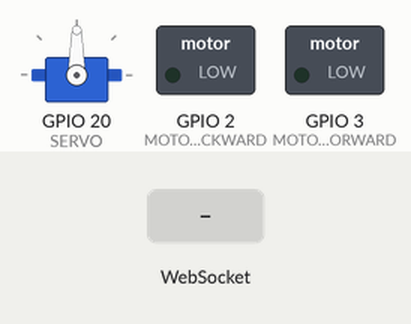
Bench run of a program on a simulated Seeed XIAO ESP32-C3. On the bench: servo, switched loads named in the program (green lamp = pin HIGH). The inputs (shaded band) are chosen by the test bench.

Above: at 1.2 s.
1.3 s: WebSocket text "H=" received
At 2.7 s:
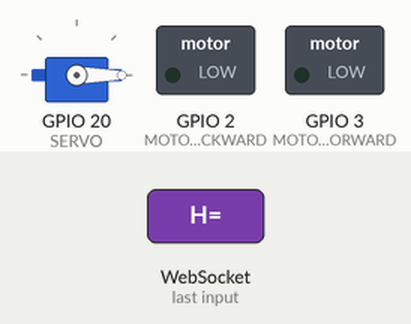
Timing chart, 0 to 4.3 s (numbered marks = the images above; inputs shaded):
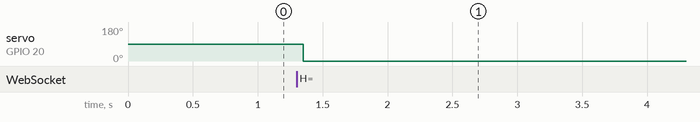

Measured:
- after the input at 1.3 s, servo on GPIO 20 (SERVO): 90° → 0° after 0.05 s

The program:

main.cpp
```cpp
#include <Arduino.h>

#include <WiFi.h>
#include <AsyncTCP.h>
#include "ESPAsyncWebServer.h"

#include <ESP32Servo.h>
Servo servo;

AsyncWebServer server(80);
AsyncWebSocket ws("/ws");

const char* ssid = "gitwheel";
const char* password = "password";

#define MOTOR_FORWARD 3
#define MOTOR_BACKWARD 2
#define SERVO 20

const char index_html[] PROGMEM = R"rawliteral(
<!DOCTYPE html>
<html>
<head>
  <meta name="viewport" content="width=device-width, initial-scale=1">
  <style>
    html {
      font-family: Helvetica;
      display: inline-block;
      margin: 0px auto;
      text-align: center;
      height:100%;
      width:100%;
    }
    table {
        width:100%;
    }
    td {
        width:50%;
    }
    .vertical {
        transform: rotate(270deg);
    }
    .button {
      background-color: #4CAF50;
      border: none;
      color: white;
      padding: 16px 40px;
      width: 80%;
      text-decoration: none;
      font-size: 30px;
      margin: 2px;
      cursor: pointer;
    }
  </style>
  <script>

var gateway = `ws://${window.location.hostname}/ws`;
var websocket;

window.addEventListener('load', onload);

function onload(event) {
    document.querySelector("body").requestFullscreen();
    initWebSocket();
}

function getBattery(){
    websocket.send("B?");
}

function sendHorizontal(e)
{
    var val = e.value;

    if (e.value > 45 && e.value < 55)
    {
      val = 50;
    }

    var vv = "H=" + val;
    console.log("Horizontal: " + vv);
    websocket.send(vv);
}
function sendVertical(e)
{
    var val = e.value;

    if (e.value > -10 && e.value < 10)
    {
      val = 50;
    }

    var vv = "V=" + val;
    console.log("Vertical: " + vv);

    websocket.send(vv);
}

function initWebSocket() {
    console.log('Trying to open a WebSocket connection…');
    websocket = new WebSocket(gateway);
    websocket.onopen = onOpen;
    websocket.onclose = onClose;
    websocket.onmessage = onMessage;
}

function onOpen(event) {
    console.log('Connection opened');
    getBattery();
}

function onClose(event) {
    console.log('Connection closed');
    setTimeout(initWebSocket, 2000);
}

function onMessage(event) {
    console.log(event.data);
    if (event.data.startsWith("B="))
    {
        document.getElementById('bat-viewer').innerHTML = event.data;
    }
}
</script>
<body>
  <h1>gitwheel</h1>
  <table>
  <tr>
  <td>
    <input id="horiz" type="range" min="45" max="135" value="90" oninput="sendHorizontal(this)"/>
  </td>
  <td>
    <input id="vertical" type="range" class="vertical" min="-255" max="255" value="0" oninput="sendVertical(this)"/>
  </td>
  </tr>
</body>
</html>

)rawliteral";

void handleWebSocketMessage(void *arg, uint8_t *data, size_t len) {
  AwsFrameInfo *info = (AwsFrameInfo*)arg;
  if (info->final && info->index == 0 && info->len == len && info->opcode == WS_TEXT) {
    data[len] = 0;
    String message = (char*)data;
    if (message.startsWith("V=")) {
      int v = message.substring(2).toInt();
      if (v == 0)
      {
        analogWrite(MOTOR_BACKWARD, 0);
        analogWrite(MOTOR_FORWARD, 0);
      }
      else if (v > 0)
      {
        analogWrite(MOTOR_BACKWARD, 0);
        analogWrite(MOTOR_FORWARD, v);
      }
      else
      {
        analogWrite(MOTOR_FORWARD, 0);
        analogWrite(MOTOR_BACKWARD, -v);
      }
    } else if (message.startsWith("H="))
    {
      int h = message.substring(2).toInt();
      servo.write(h);
    }
  }
}

void onWebsocketEvent(AsyncWebSocket *server, AsyncWebSocketClient *client, AwsEventType type, void *arg, uint8_t *data, size_t len) {
  switch (type) {
    case WS_EVT_DATA:
      handleWebSocketMessage(arg, data, len);
      break;
    default:
      break;
  }
}

void setup() {
  WiFi.softAP(ssid, password);

  pinMode(MOTOR_BACKWARD, OUTPUT);
  pinMode(MOTOR_FORWARD, OUTPUT);
  servo.attach(SERVO);

  server.on("/", HTTP_GET, [](AsyncWebServerRequest *request){
    request->send(200, "text/html", index_html);
  });

  ws.onEvent(onWebsocketEvent);
  server.addHandler(&ws);

  server.begin();
}

void loop() {
  ws.cleanupClients();
}
```
